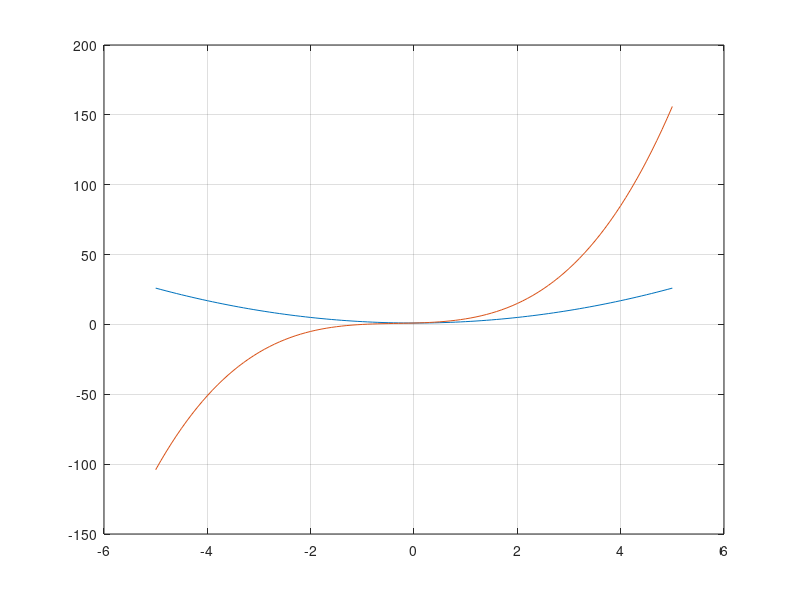

MATLAB code to generate this figure:
% rozgrzewka 1
clear all; close all; clc;

x = -5:0.1:5;
y1 = x.^2+1;
y2 = x.^3+x.^2+x+1;
plot(x,y1)
hold on
plot(x,y2)
grid
